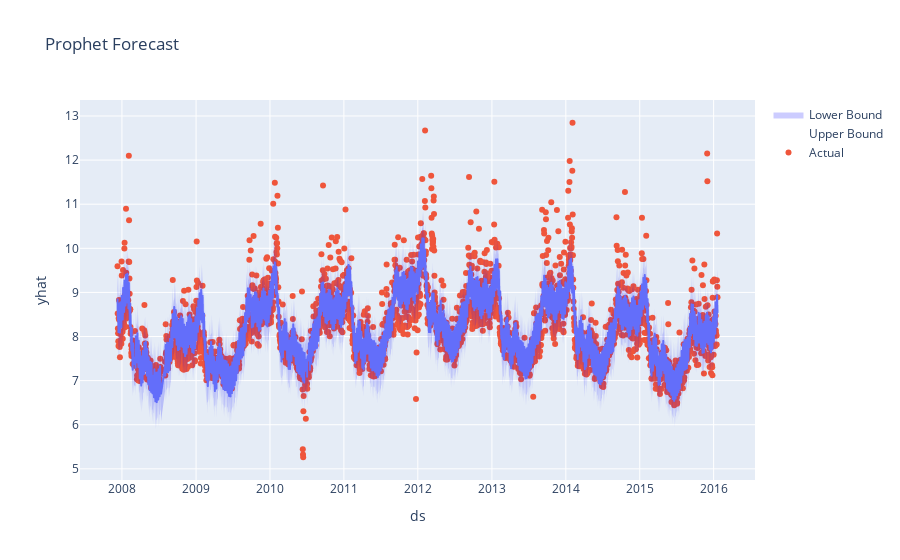

The code cell stored with this chart in its notebook:
### Code cell
import plotly.express as px

# Combine the history and forecast data for plotting
combined_df = m.history[['ds', 'y']].merge(forecast[['ds', 'yhat', 'yhat_lower', 'yhat_upper']], on='ds')

# Create the plot
fig = px.line(combined_df, x='ds', y='yhat', title='Prophet Forecast')
fig.add_scatter(x=combined_df['ds'], y=combined_df['y'], mode='markers', name='Actual')

# Add uncertainty interval
fig.add_scatter(x=combined_df['ds'], y=combined_df['yhat_upper'], mode='lines', line=dict(width=0), name='Upper Bound')
fig.add_scatter(x=combined_df['ds'], y=combined_df['yhat_lower'], mode='lines', line=dict(width=0), 
                fillcolor='rgba(0, 0, 255, 0.2)', fill='tonexty', name='Lower Bound')

# Show the plot
fig.show()

### Figure 1 — Plotly figure (JSON) as saved in the notebook; plotly's stock layout.template omitted (floating-point values rounded to 4 significant figures; data arrays with more than 128 entries replaced by an {"elided": "..."} marker saying what was removed)
{"data": [{"hovertemplate": "ds=%{x}<br>yhat=%{y}<extra></extra>", "legendgroup": "", "line": {"color": "#636efa", "dash": "solid"}, "marker": {"symbol": "circle"}, "mode": "lines", "name": "", "showlegend": false, "type": "scattergl", "x": {"elided": "2905 str values"}, "xaxis": "x", "y": {"elided": "2905 float values"}, "yaxis": "y"}, {"mode": "markers", "name": "Actual", "type": "scatter", "x": {"elided": "2905 str values"}, "y": {"elided": "2905 float values"}}, {"line": {"width": 0}, "mode": "lines", "name": "Upper Bound", "type": "scatter", "x": {"elided": "2905 str values"}, "y": {"elided": "2905 float values"}}, {"fill": "tonexty", "fillcolor": "rgba(0, 0, 255, 0.2)", "line": {"width": 0}, "mode": "lines", "name": "Lower Bound", "type": "scatter", "x": {"elided": "2905 str values"}, "y": {"elided": "2905 float values"}}], "layout": {"legend": {"tracegroupgap": 0}, "title": {"text": "Prophet Forecast"}, "xaxis": {"anchor": "y", "domain": [0, 1], "title": {"text": "ds"}}, "yaxis": {"anchor": "x", "domain": [0, 1], "title": {"text": "yhat"}}}}
